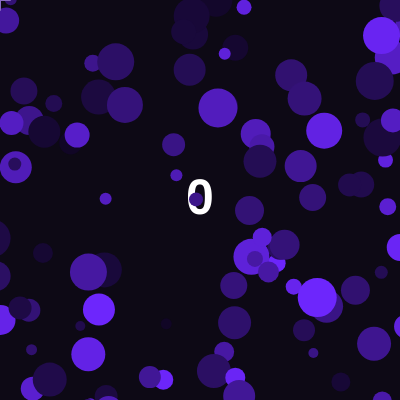
Frame 1 (no input)
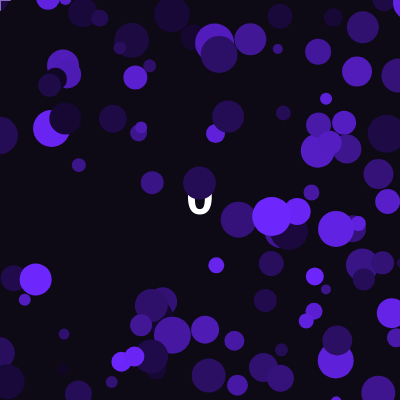
Frame 60 (no input)
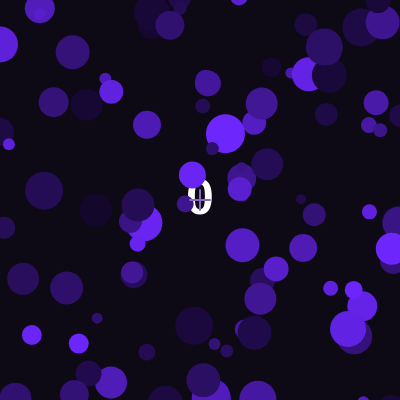
Frame 120 (the mouse pressed at the canvas centre since frame 60)

The p5.js sketch that drew these frames (run headless with seeded random() and noise() and a simulated clock; from frame 60 on, the mouse is pressed at the canvas centre):

// p5.js sketch
// ── sketch.js
// Game data and winning score
let circles = { cirX: [], cirY: [], cirSize: [], col: [], cirSpeedX: [], cirSpeedY: [] };
let counter = 0;
let gameWon = false;
const WIN_TARGET = 3;

// Create the canvas and start a new game
function setup() {
  createCanvas(400, 400);
  colorMode(HSB, 360, 100, 100);
  resetGame();
}

// Draw the game screen
function draw() {
  background("#0d0915");

  if (gameWon) {
    push();
    textAlign(CENTER, CENTER);
    textStyle(BOLD);
    textSize(28);
    fill(120, 90, 70);
    text("¡HAS GANADO!", width / 2, height / 2);
    pop();
    return;
  }

  textStyle(BOLD);
  textSize(50);
  fill(225);
  textAlign(CENTER, CENTER);
  text(counter, width / 2, height / 2);

  randomCircles();

  push();
  noCursor();

  stroke("#8769c2");
  strokeWeight(2);
  noFill();

  line(mouseX - 10, mouseY, mouseX + 10, mouseY);
  line(mouseX, mouseY - 10, mouseX, mouseY + 10);
  pop();
}

// Reset the score and create new circles
function resetGame() {
  counter = 0;
  gameWon = false;
  circles.cirX = [];
  circles.cirY = [];
  circles.cirSize = [];
  circles.col = [];
  circles.cirSpeedX = [];
  circles.cirSpeedY = [];

  for (let i = 0; i < 100; i++) {
    circles.cirX.push(int(random(-10, 410)));
    circles.cirY.push(int(random(-10, 410)));
    circles.cirSize.push(int(random(10, 40)));
    circles.col.push(int(random(15, 100)));
    circles.cirSpeedX.push(random(-2, 2));
    circles.cirSpeedY.push(random(-2, 2));
  }
}

// Move and draw all circles
function randomCircles() {
  for (let i = 0; i < 100; i++) {
    circles.cirX[i] = circles.cirX[i] + circles.cirSpeedX[i];
    circles.cirY[i] = circles.cirY[i] + circles.cirSpeedY[i];

    if (circles.cirX[i] > 410) {
      circles.cirX[i] = -10;
    } else if (circles.cirX[i] < -10) {
      circles.cirX[i] = 410;
    }

    if (circles.cirY[i] > 410) {
      circles.cirY[i] = -10;
    } else if (circles.cirY[i] < -10) {
      circles.cirY[i] = 410;
    }

    fill(260, 85, circles.col[i]);
    noStroke();
    circle(circles.cirX[i], circles.cirY[i], circles.cirSize[i]);
  }
}

// Handle clicks and restart after winning
function mousePressed() {
  if (gameWon) {
    resetGame();
    return;
  }

  for (let i = 0; i < 100; i++) {
    let hit = dist(mouseX, mouseY, circles.cirX[i], circles.cirY[i]);
    let radio = circles.cirSize[i] / 2;

    if (hit < radio) {
      if (circles.col[i] > 60) {
        counter++;
      } else {
        counter--;
      }

      circles.cirX[i] = int(random(-10, 410));
      circles.cirY[i] = int(random(-10, 410));

      if (counter >= WIN_TARGET) {
        gameWon = true;
      }
    }
  }
}

// ── style.css
* {
    box-sizing: border-box;
}

html,
body {
    width: 100%;
    min-height: 100%;
    margin: 0;
}

body {
    min-height: 100vh;
    display: grid;
    place-items: center;
    background: radial-gradient(circle at center, #2a1d38 0%, #120d1d 48%, #09060d 100%)
}

canvas {
    display: block;
    width: 800px;
    max-width: calc(100vw - 32px);
    max-height: calc(100vh - 32px);
    height: auto;
    border: 1px solid rgba(201, 160, 255, 0.35);
    box-shadow: 0 0 28px rgba(162, 107, 255, 0.18), 0 18px 64px rgba(0, 0, 0, 0.65);
}
